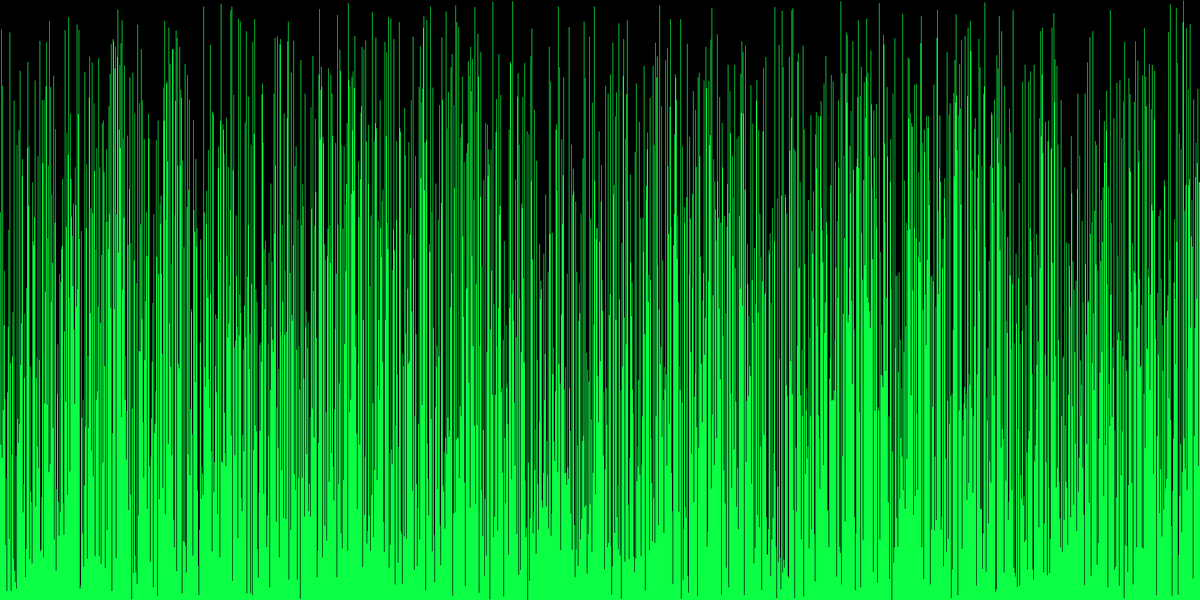
Frame 1 (no input)
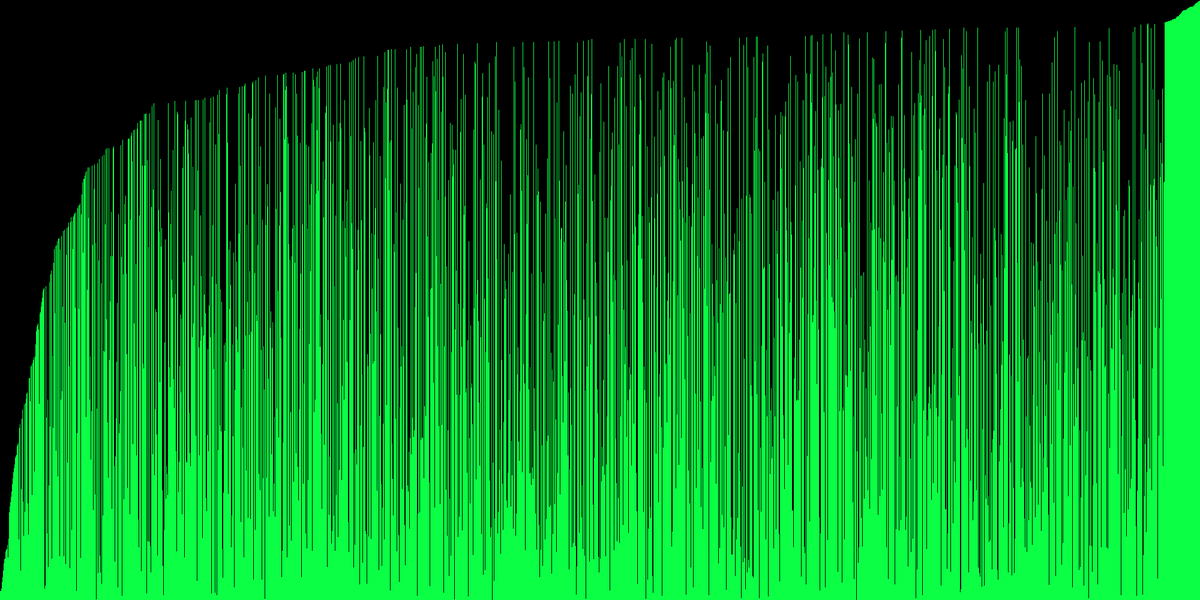
Frame 60 (the mouse pressed at the canvas centre just before this capture)
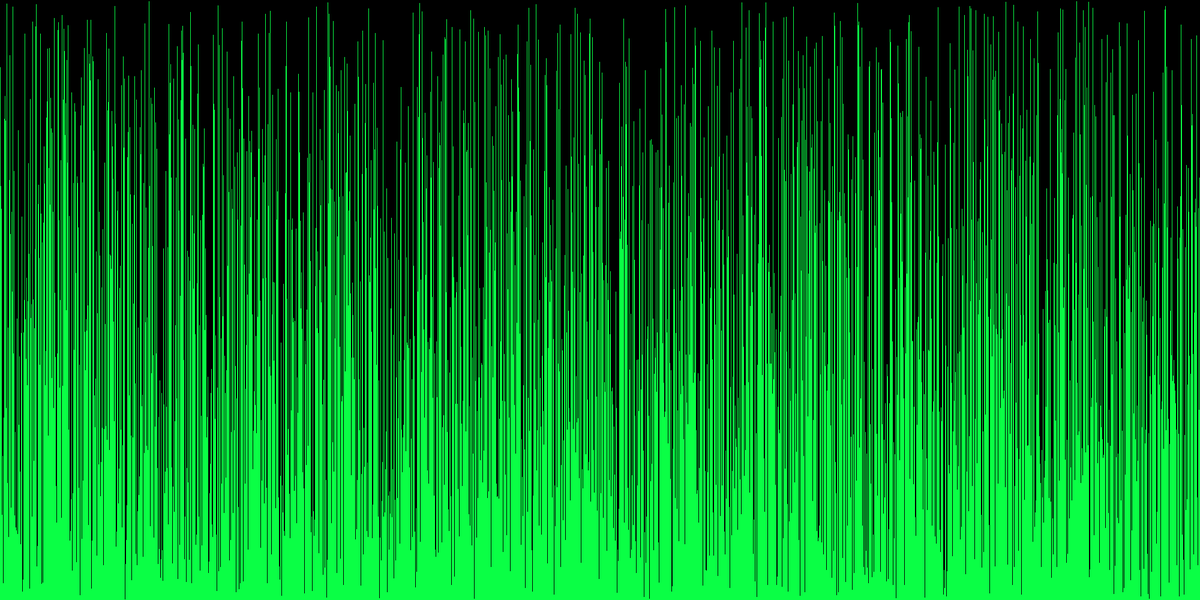
Frame 120 (the mouse held since frame 60 and released just before this capture)

The Processing sketch that drew these frames (run headless with seeded random() and noise(); from frame 60 on, the mouse is pressed at the canvas centre):

// Processing sketch: visualArraySorter
// ── visualArraySorter.pde
//1. create an array of ints. don't initialize it yet.
int[] array;
void setup() {
  //2. set the size of your window
  size(2000,1000);
  //  if you are using Processing 3, you cannot use variables
  //  because the developers don't know how programming is supposed to work.

  //3. initialize your array with the built in width variable
  array = new int[width];
  
  //4. initialize the ints in the array with random numbers
  //   from 0 to the built in height variable
  randomize();  
  //5. call the noStroke() method
  noStroke();
}

void draw() {
  //6. set the background color with background(r, g, b);
  background(0,0,0);

  //7. set the color for your graph
  fill(#0AFF45);

  //8. draw a rectangle for each int in your array.
  for(int o = 0; o < array.length; o++){
  //   the x value will be the current index in the array
  rect(o,height,1, -array[o]); 
  //   the y value will the height variable
  //   the width is 1 (one)
  //   the height is negative the value of the element at the current index of the array
  }

  //9. call the stepSort method
  stepSort(array);
  //10. extract the code that randomizes the array into a method.
  //11. call the method you made in step 10 when the mouse is pressed
  if(mousePressed==true){
    randomize();
  }

}

void stepSort(int[] arr) {
  for (int i = 1; i < arr.length; i++) {
    if (arr[i - 1] > arr[i]) {
      int t = arr[i];
      arr[i] = arr[i - 1];
      arr[i - 1] = t;
    }
  }
}

void randomize(){
  for(int i=0; i<array.length; i++) {
    array[i] = (int)random(height);
  }
}
